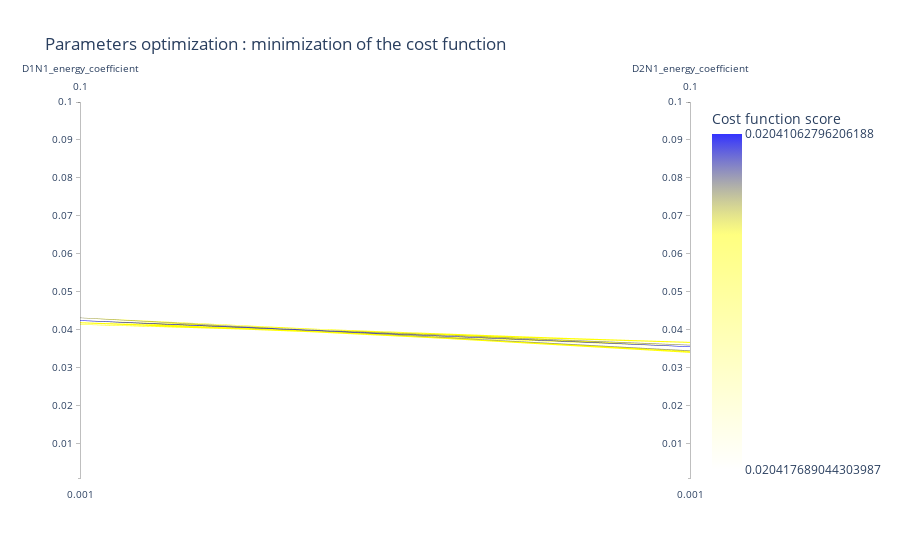

This figure's notebook cell:
### Code cell
viewer.parallel_coordinates(500, unselected_opacity=0)

### Figure 1 — Plotly figure (JSON) as saved in the notebook; plotly's stock layout.template omitted (floating-point values rounded to 4 significant figures; data arrays with more than 128 entries replaced by an {"elided": "..."} marker saying what was removed)
{"data": [{"dimensions": [{"label": "D1N1_energy_coefficient", "range": [0.001, 0.1], "values": {"elided": "500 float values"}}, {"label": "D2N1_energy_coefficient", "range": [0.001, 0.1], "values": {"elided": "500 float values"}}], "line": {"color": {"elided": "500 float values"}, "colorbar": {"tickmode": "array", "ticktext": [0.02041, 0.02042], "tickvals": [-0.02041, -0.02042], "title": {"text": "Cost function score"}}, "colorscale": [[0, "rgba(0, 0, 255, 0.8)"], [0.3, "rgba(255,255,0,0.5)"], [1, "rgba(255,255,0,0.0)"]], "reversescale": true, "showscale": true}, "type": "parcoords", "unselected": {"line": {"opacity": 0}}}], "layout": {"coloraxis": {"colorbar": {"title": {"text": "Fitness"}}}, "title": {"text": "Parameters optimization : minimization of the cost function"}}}
